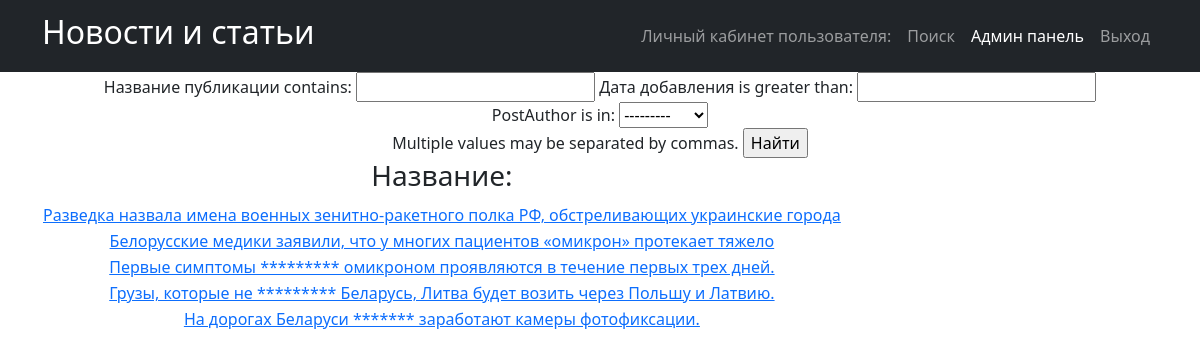
The app's page /news/search/ with its own data.
### news_portal/models.py (models this page shows, shortened)
class Post(models.Model):
    PostAuthor = models.ForeignKey(Author, on_delete=models.CASCADE)
    NEWS = 'NW'
    ARTICLE = 'AR'
    CATEGORIES = [
        ('NW', 'Новость'),
        ('AR', 'Статья')
    ]
    categoryType = models.CharField('Категория публикации', max_length=2, choices=CATEGORIES)
    pubData = models.DateTimeField('дата добавления', auto_now_add=True)
    postCategory = models.ManyToManyField(Category, through='postCategory')
    postTitle = models.CharField('название публикации', max_length=255)
    postText = models.TextField('текст публикации')
    postRating = models.SmallIntegerField('рейтинг публикации', default=0)

### news_portal/views.py (the view)
# urls.py: path('search/', Postsearch.as_view()),
class Postsearch(ListView):
    model = Post
    template_name = 'search.html'
    context_object_name = 'news'
    queryset = Post.objects.order_by('-id')
    paginate_by = 1
    def get_context_data(self, **kwargs):
        context = super().get_context_data(**kwargs)
        context['filter'] = News_filter(self.request.GET, queryset=self.get_queryset())
        return context

### news_portal/models.py (called while the page is built)
    def __str__(self):
        return f'{self.authorUser.username}'

### news_portal/templatetags/censor.py (called while the page is built)
@register.filter(name='censor')
def censor(value):
    text = value.split()
    for word in text:
        if word.lower() in CENSOR:
            value = value.replace(word, '*' * len(word))
    return value

### templates/search.html (shortened to what this page needs)
{% extends 'flatpages/default.html' %}
{% load censor %}
{% block content %}
<form method="GET">
    {{ filter.form }}
    <input type="submit" value="Найти">
</form>
<table>
    <thead>
    <th>
    <h3>Название:</h3>
    </th>
    </thead>
      {% for new in filter.qs %}
    <tr>
    <td>
        <a href="{% url 'post_detail' new.id %}">{{ new.postTitle|censor }}</a>
    </td>
</tr>
    {% endfor %}
</table>
{% endblock content %}

### records on screen
Post: postTitle|censor "Разведка назвала имена военных зенитно-ракетного полка РФ, обстреливающих украинские города"
Post: postTitle|censor "Белорусские медики заявили, что у многих пациентов «омикрон» протекает тяжело"
Post: postTitle|censor "Первые симптомы ********* омикроном проявляются в течение первых трех дней."
Post: postTitle|censor "Грузы, которые не ********* Беларусь, Литва будет возить через Польшу и Латвию."
Post: postTitle|censor "На дорогах Беларуси ******* заработают камеры фотофиксации."
